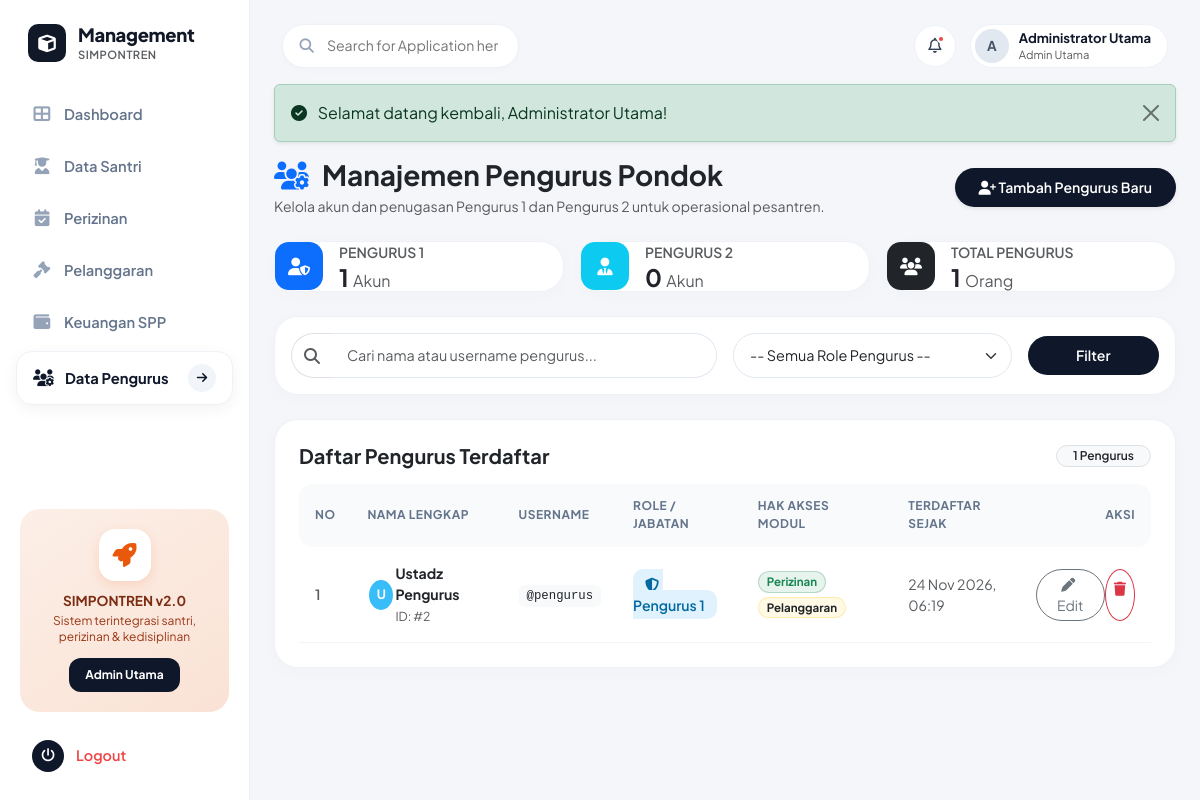
/modules/pengurus/index.php (signed in), run on the app's committed database.
### tables this page shows
CREATE TABLE IF NOT EXISTS `users` (
  `id` INT AUTO_INCREMENT PRIMARY KEY,
  `username` VARCHAR(50) NOT NULL UNIQUE,
  `password` VARCHAR(255) NOT NULL,
  `nama_lengkap` VARCHAR(100) NOT NULL,
  `role` ENUM('admin', 'pengurus_1', 'pengurus_2') NOT NULL DEFAULT 'pengurus_1',
  `permissions` TEXT NULL,
  `created_at` TIMESTAMP DEFAULT CURRENT_TIMESTAMP
);

### modules/pengurus/index.php (the view, shortened to what this page needs)
<?php
require_once __DIR__ . '/../../includes/header.php';
$search = trim($_GET['search'] ?? '');
$sql = "SELECT id, username, nama_lengkap, role, permissions, created_at FROM users WHERE role IN ('pengurus_1', 'pengurus_2', 'pengurus')";
$params = [];
$sql .= " ORDER BY role ASC, nama_lengkap ASC";
$stmt = $pdo->prepare($sql);
$stmt->execute($params);
$pengurusList = $stmt->fetchAll();
$totalP1 = 0;
$totalP2 = 0;
foreach ($pengurusList as $p) {
    if ($p['role'] === 'pengurus_1') $totalP1++;
}
?>
<div class="d-flex flex-column flex-md-row justify-content-between align-items-md-center mb-4">
  <div>
    <h3 class="fw-bold text-dark mb-1"><i class="fas fa-users-cog text-primary me-2"></i> Manajemen Pengurus Pondok</h3>
    <p class="text-muted small mb-0">Kelola akun dan penugasan Pengurus 1 dan Pengurus 2 untuk operasional pesantren.</p>
  </div>
  <div class="mt-3 mt-md-0">
    <a href="<?= base_url('modules/pengurus/create.php') ?>" class="btn btn-dark-pill px-4 shadow-sm">
      <i class="fas fa-user-plus me-1.5"></i> Tambah Pengurus Baru
    </a>
  </div>
</div>
<div class="row g-3 mb-4">
  <div class="col-12 col-sm-6 col-md-4">
    <div class="card-soft p-3.5 d-flex align-items-center gap-3">
      <div class="activity-avatar bg-primary text-white" style="width:48px; height:48px; font-size:1.1rem; border-radius:14px;">
        <i class="fas fa-user-shield"></i>
      </div>
      <div>
        <div class="text-muted small fw-semibold text-uppercase">Pengurus 1</div>
        <h4 class="fw-bold mb-0 text-dark"><?= $totalP1 ?> <span class="fs-6 fw-normal text-muted">Akun</span></h4>
      </div>
    </div>
  </div>
  <div class="col-12 col-sm-6 col-md-4">
    <div class="card-soft p-3.5 d-flex align-items-center gap-3">
      <div class="activity-avatar bg-info text-white" style="width:48px; height:48px; font-size:1.1rem; border-radius:14px;">
        <i class="fas fa-user-tie"></i>
      </div>
      <div>
        <div class="text-muted small fw-semibold text-uppercase">Pengurus 2</div>
        <h4 class="fw-bold mb-0 text-dark"><?= $totalP2 ?> <span class="fs-6 fw-normal text-muted">Akun</span></h4>
      </div>
    </div>
  </div>
  <div class="col-12 col-sm-12 col-md-4">
    <div class="card-soft p-3.5 d-flex align-items-center gap-3">
      <div class="activity-avatar bg-dark text-white" style="width:48px; height:48px; font-size:1.1rem; border-radius:14px;">
        <i class="fas fa-users"></i>
      </div>
      <div>
        <div class="text-muted small fw-semibold text-uppercase">Total Pengurus</div>
        <h4 class="fw-bold mb-0 text-dark"><?= count($pengurusList) ?> <span class="fs-6 fw-normal text-muted">Orang</span></h4>
      </div>
    </div>
  </div>
</div>
<div class="card-soft p-3 mb-4">
  <form action="" method="GET" class="row g-3 align-items-center">
    <div class="col-12 col-md-6">
      <div class="input-group">
        <span class="input-group-text bg-white border-end-0 rounded-start-pill text-muted"><i class="fas fa-search"></i></span>
        <input type="text" name="search" class="form-control border-start-0 rounded-end-pill" placeholder="Cari nama atau username pengurus..." value="<?= htmlspecialchars($search) ?>">
      </div>
    </div>
    <div class="col-12 col-md-4">
      <select name="role" class="form-select rounded-pill" onchange="this.form.submit()">
        <option value="">-- Semua Role Pengurus --</option>
      </select>
    </div>
    <div class="col-12 col-md-2 d-flex gap-2">
      <button type="submit" class="btn btn-dark-pill px-3 w-100">Filter</button>
    </div>
  </form>
</div>
<div class="card-soft p-4">
  <div class="d-flex align-items-center justify-content-between mb-3">
    <h5 class="fw-bold text-dark mb-0">Daftar Pengurus Terdaftar</h5>
    <span class="badge bg-light text-dark px-3 py-1.5 rounded-pill border fw-semibold"><?= count($pengurusList) ?> Pengurus</span>
  </div>
  <?php if (count($pengurusList) > 0): ?>
    <div class="table-responsive">
      <table class="table-modern">
        <thead>
          <tr>
            <th class="ps-3">No</th>
            <th>Nama Lengkap</th>
            <th>Username</th>
            <th>Role / Jabatan</th>
            <th>Hak Akses Modul</th>
            <th>Terdaftar Sejak</th>
            <th class="text-end pe-3">Aksi</th>
          </tr>
        </thead>
        <tbody>
          <?php foreach ($pengurusList as $idx => $p): ?>
            <?php
              $pPerms = json_decode($p['permissions'] ?? '[]', true);
            ?>
            <tr>
              <td class="ps-3 text-muted fw-semibold"><?= $idx + 1 ?></td>
              <td>
                <div class="d-flex align-items-center gap-2.5">
                  <div class="avatar-pill-circle <?= $p['role'] === 'pengurus_1' ? 'blue' : 'indigo' ?>" style="width:34px; height:34px; font-size:0.8rem; margin:0;">
                    <?= strtoupper(substr($p['nama_lengkap'], 0, 1)) ?>
                  </div>
                  <div>
                    <strong class="d-block text-dark"><?= htmlspecialchars($p['nama_lengkap']) ?></strong>
                    <small class="text-muted">ID: #<?= $p['id'] ?></small>
                  </div>
                </div>
              </td>
              <td>
                <code class="text-dark bg-light px-2 py-1 rounded-2">@<?= htmlspecialchars($p['username']) ?></code>
              </td>
              <td>
                <?php if ($p['role'] === 'pengurus_1'): ?>
                  <span class="badge-soft-blue"><i class="fas fa-shield-alt me-1"></i> Pengurus 1</span>
                <?php else: ?>
                  <span class="badge-soft-purple"><i class="fas fa-user-tie me-1"></i> Pengurus 2</span>
                <?php endif; ?>
              </td>
              <td>
                <div class="d-flex flex-wrap gap-1" style="max-width:240px;">
                  <?php if (in_array('perizinan', $pPerms)): ?>
                    <span class="badge bg-success bg-opacity-10 text-success border border-success border-opacity-25 rounded-pill px-2 py-0.5 small" style="font-size:0.72rem;">Perizinan</span>
                  <?php endif; ?>
                  <?php if (in_array('pelanggaran', $pPerms)): ?>
                    <span class="badge bg-warning bg-opacity-10 text-dark border border-warning border-opacity-25 rounded-pill px-2 py-0.5 small" style="font-size:0.72rem;">Pelanggaran</span>
                  <?php endif; ?>
                </div>
              </td>
              <td class="text-muted small">
                <?= date('d M Y, H:i', strtotime($p['created_at'])) ?>
              </td>
              <td class="text-end pe-3">
                <div class="d-flex justify-content-end gap-1.5">
                  <a href="<?= base_url('modules/pengurus/edit.php?id=' . $p['id']) ?>" class="btn btn-sm btn-outline-secondary rounded-pill px-3" title="Edit Pengurus">
                    <i class="fas fa-pen me-1"></i> Edit
                  </a>
                  <a href="<?= base_url('modules/pengurus/delete.php?id=' . $p['id']) ?>" class="btn btn-sm btn-outline-danger rounded-circle p-2 btn-confirm-delete" data-confirm="Yakin ingin menghapus akun pengurus <?= htmlspecialchars($p['nama_lengkap']) ?>?" title="Hapus Pengurus">
                    <i class="fas fa-trash"></i>
                  </a>
                </div>
              </td>
            </tr>
          <?php endforeach; ?>
        </tbody>
      </table>
    </div>
  <?php endif; ?>
</div>
<?php require_once __DIR__ . '/../../includes/footer.php'; ?>

### assets/css/style.css (style rules this page uses)
:root { --app-bg: #f5f6fa; --sidebar-bg: #ffffff; --sidebar-width: 250px; --card-bg: #ffffff; --text-main: #1e293b; --text-muted: #8e9bb0; --primary-accent: #2c68f6; --sidebar-active-bg: #f3f4f8; --sidebar-active-dark: #1e2229; --border-subtle: #edf0f5; --card-radius: 24px; --badge-radius: 12px; --transition: all 0.25s cubic-bezier(0.4, 0, 0.2, 1); }
body { font-family: 'Plus Jakarta Sans', -apple-system, BlinkMacSystemFont, sans-serif; background-color: var(--app-bg); color: var(--text-main); overflow-x: hidden; margin: 0; padding: 0; }
.card-soft { background: var(--card-bg); border-radius: var(--card-radius); border: 1px solid #eef2f7; box-shadow: 0 4px 20px rgba(0, 0, 0, 0.02); transition: var(--transition); }
.avatar-pill-circle { width: 26px; height: 26px; border-radius: 50%; color: #ffffff; font-size: 0.65rem; font-weight: 700; display: flex; align-items: center; justify-content: center; margin-left: -6px; border: 2px solid #ffffff; }
.avatar-pill-circle:first-child { margin-left: 0; }
.avatar-pill-circle.blue { background: #38bdf8; }
.activity-avatar { width: 36px; height: 36px; border-radius: 12px; display: flex; align-items: center; justify-content: center; font-size: 0.75rem; font-weight: 700; color: #ffffff; flex-shrink: 0; }
.table-modern { width: 100%; border-collapse: separate; border-spacing: 0; }
.table-modern thead th { background: #f8fafc; color: #64748b; font-size: 0.75rem; font-weight: 700; text-transform: uppercase; letter-spacing: 0.5px; padding: 0.85rem 1rem; border: none; }
.table-modern thead th:first-child { border-top-left-radius: 14px; border-bottom-left-radius: 14px; }
.table-modern thead th:last-child { border-top-right-radius: 14px; border-bottom-right-radius: 14px; }
.table-modern tbody tr { transition: var(--transition); }
.table-modern tbody td { padding: 1rem; border-bottom: 1px solid #f1f5f9; vertical-align: middle; font-size: 0.88rem; }
.form-control, .form-select { border-radius: 14px; border: 1px solid #e2e8f0; padding: 0.65rem 1rem; font-size: 0.9rem; transition: var(--transition); }
.btn-dark-pill { background: #0f172a; color: #ffffff; border-radius: 30px; padding: 0.55rem 1.25rem; font-weight: 600; font-size: 0.88rem; border: none; transition: var(--transition); }
.badge-soft-blue { background: #e0f2fe; color: #0369a1; border-radius: 10px; font-weight: 600; padding: 0.35rem 0.75rem; }

### data on the page
users: nama_lengkap "U", nama_lengkap "Ustadz Pengurus", id "2", username "pengurus", role "pengurus_1" (drawn), shows "Perizinan", shows "Pelanggaran", created_at "24 Nov 2026, 06:19"

### other printed values
$roleLabel "Admin Utama"
substr($userNama, 0, 1) "A"
$userNama "Administrator Utama"
$msg['text'] "Selamat datang kembali, Administrator Utama!"
$totalP1 "1"
$totalP2 "0"
count($pengurusList) "1"
